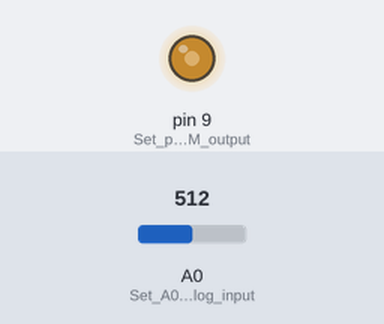
The sketch below on a simulated Arduino Uno, built with avr-gcc and run on an emulated ATmega328P. Shown: output pins drawn as LEDs (lit = HIGH). The inputs (shaded band) are chosen by the test bench; at power-on: A0 (Set_A0_as_analog_input) = 512.

Above: at 1.2 s.
1.3 s: A0 (Set_A0_as_analog_input) set to 716
At 2.5 s:
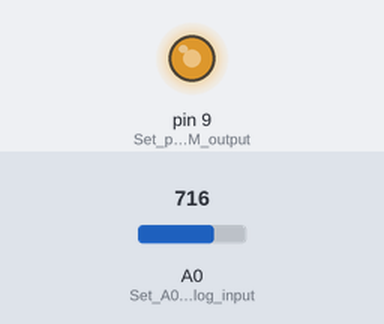
2.8 s: A0 (Set_A0_as_analog_input) set to 900
At 4.0 s:
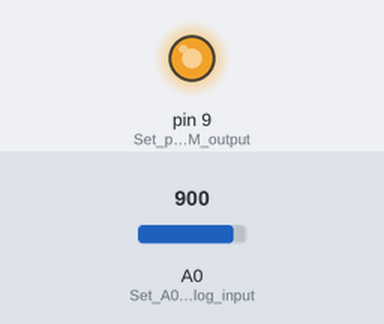
4.3 s: A0 (Set_A0_as_analog_input) set to 122
At 5.0 s:
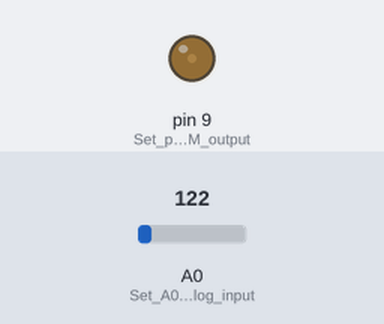
5.8 s: A0 (Set_A0_as_analog_input) set to 0
At 6.3 s:
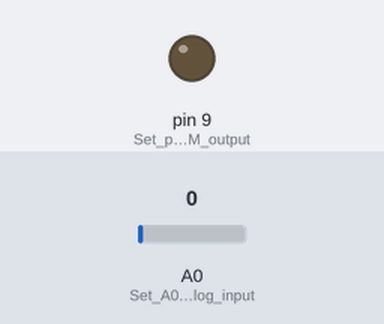
7.3 s: A0 (Set_A0_as_analog_input) set to 511
At 8.5 s:
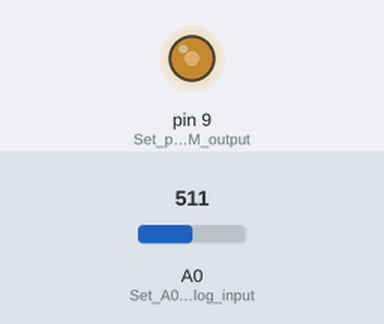
Timing chart, 0 to 9.8 s (numbered marks = the images above; inputs shaded):
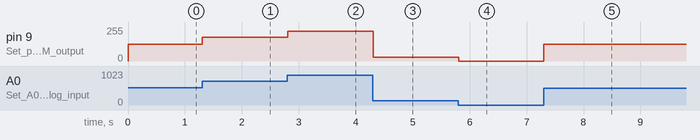

The sketch:

lab4_led_brightness_pwm.ino
```cpp
// Lab 4: Control LED Brightness with Potentiometer

void setup() {
  pinMode(A0, INPUT);   // Set A0 as analog input (potentiometer)
  pinMode(9, OUTPUT);   // Set pin 9 as PWM output (LED)
}

void loop() {
  int potValue = analogRead(A0);                // Read potentiometer value (0–1023)
  int brightness = map(potValue, 0, 1023, 0, 255); // Map to PWM range (0–255)
  analogWrite(9, brightness);                   // Set LED brightness
  delay(10);                                    // Short delay for smoother response
}
```

Measured:
- after the input at 1.3 s, pin 9 (Set_pin_9_as_PWM_output): 127/255 → 178/255 at once
- after the input at 2.8 s, pin 9 (Set_pin_9_as_PWM_output): 178/255 → 224/255 at once
- after the input at 4.3 s, pin 9 (Set_pin_9_as_PWM_output): 224/255 → 30/255 at once
- after the input at 5.8 s, pin 9 (Set_pin_9_as_PWM_output): 30/255 → 0/255 at once
- after the input at 7.3 s, pin 9 (Set_pin_9_as_PWM_output): 0/255 → 127/255 at once
